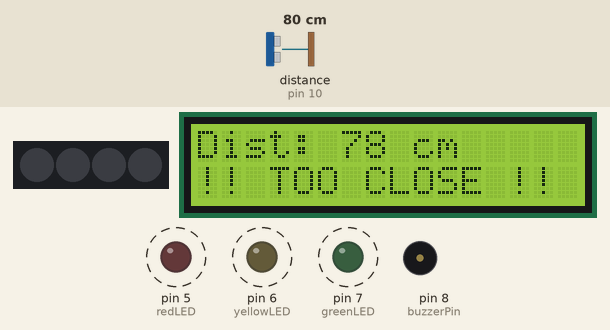
This sketch was run on a simulated Arduino Uno, built with avr-gcc and run on an emulated ATmega328P. On the bench: 4 RGB LEDs in strip order, left to right, 16×2 character LCD, output pins drawn as LEDs (lit = HIGH), buzzer (waves = sounding). Wiring (inferred from the names in the program): ultrasonic range finder: trigger pin 9; echo pin 10. Dashed ring = blinking. Inputs (shaded band) come from the test bench; at power-on: distance to the obstacle (sensor on pin 10) 80 cm. The echo pulse lasts 58.3 µs per cm; dim RGB values are drawn brighter than linear; pins used as bus, display or sensor lines are not drawn; what the sketch prints to the serial monitor is not drawn.

Above: at 2.12 s.
2.3 s: distance to the obstacle (sensor on pin 10) set to 120 cm
At 2.94 s:
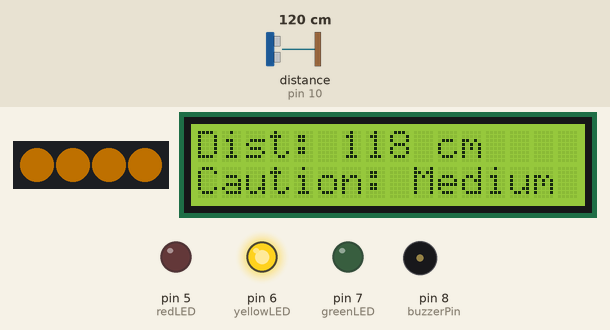
3.9 s: distance to the obstacle (sensor on pin 10) set to 169 cm
At 4.22 s:
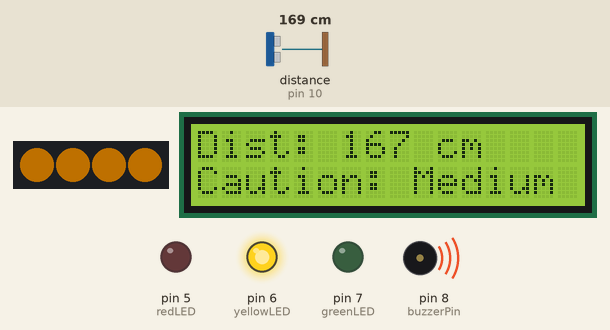
5.6 s: distance to the obstacle (sensor on pin 10) set to 176 cm
At 6.5 s:
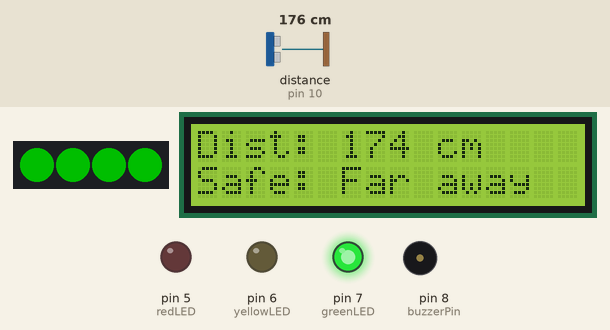
8.2 s: distance to the obstacle (sensor on pin 10) set to 2 cm
At 8.62 s:
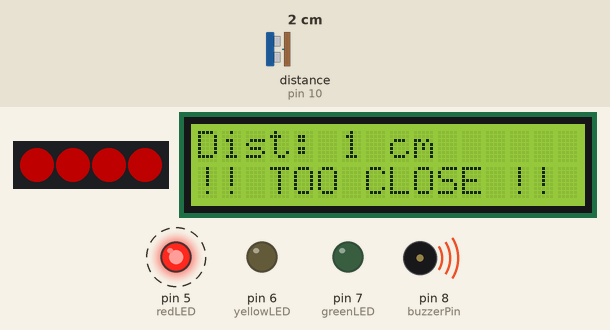
Timing chart, 0 to 12.3 s (numbered marks = the images above; inputs shaded):
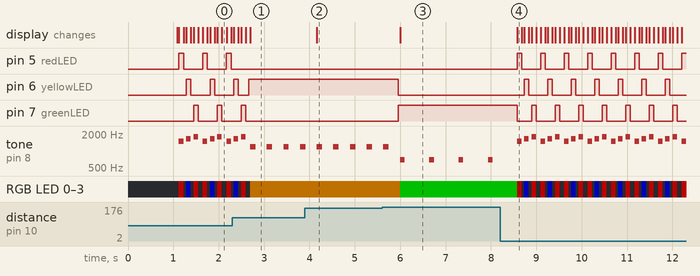

The sketch:

distance_indicator.ino
```cpp
#include <Adafruit_NeoPixel.h>
#include <Wire.h>
#include <LiquidCrystal_I2C.h>

const int trigPin = 9;
const int echoPin = 10;
const int redLED = 5;     // close
const int yellowLED = 6;  // mid
const int greenLED = 7;   // far
const int buzzerPin = 8;

// NeoPixel setup
#define NEOPIN 4
#define NUMPIXELS 4
Adafruit_NeoPixel strip(NUMPIXELS, NEOPIN, NEO_GRB + NEO_KHZ800);

// LCD setup PCF8574 I2C backpack, address 0x20 in Tinkercad
LiquidCrystal_I2C lcd(0x20, 16, 2);

// Distance (cm)
const int closeDist = 100;  // red LED + police flash
const int midDist   = 170;  // yellow LED: up to 170 cm
const int farDist    = 300; // green LED: up to 300 cm, beyond this = nothing detected

void setup() {
  pinMode(trigPin, OUTPUT);
  pinMode(echoPin, INPUT);
  pinMode(redLED, OUTPUT);
  pinMode(yellowLED, OUTPUT);
  pinMode(greenLED, OUTPUT);
  pinMode(buzzerPin, OUTPUT);

  strip.begin();
  strip.show(); // start with all pixels off
  strip.setBrightness(80);

  lcd.init();
  lcd.backlight();
  lcd.setCursor(0, 0);
  lcd.print("Reverse Parking");
  delay(1000);
  lcd.clear();

  Serial.begin(9600);
}

long getDistance() {
  digitalWrite(trigPin, LOW);
  delayMicroseconds(2);
  digitalWrite(trigPin, HIGH);
  delayMicroseconds(10);
  digitalWrite(trigPin, LOW);
  long duration = pulseIn(echoPin, HIGH);
  long distance = duration * 0.034 / 2;
  return distance;
}

void setStripColor(uint8_t r, uint8_t g, uint8_t b) {
  for (int i = 0; i < NUMPIXELS; i++) {
    strip.setPixelColor(i, strip.Color(r, g, b));
  }
  strip.show();
}

void updateLCD(long distance, String status) {
  lcd.setCursor(0, 0);
  lcd.print("Dist: ");
  lcd.print(distance);
  lcd.print(" cm   ");
  lcd.setCursor(0, 1);
  lcd.print(status);
  lcd.print("        ");
}

void policeFlash(long distance) {
  updateLCD(distance, "!! TOO CLOSE !!");

  // Flash 1: red LED + red strip
  digitalWrite(redLED, HIGH);
  digitalWrite(yellowLED, LOW);
  digitalWrite(greenLED, LOW);
  setStripColor(255, 0, 0);
  tone(buzzerPin, 1500);
  delay(100);
  noTone(buzzerPin);
  digitalWrite(redLED, LOW);
  setStripColor(0, 0, 0);
  delay(60);

  // Flash 2: yellow LED + blue strip (classic police contrast)
  digitalWrite(yellowLED, HIGH);
  setStripColor(0, 0, 255);
  tone(buzzerPin, 1650);
  delay(100);
  noTone(buzzerPin);
  digitalWrite(yellowLED, LOW);
  setStripColor(0, 0, 0);
  delay(60);

  // Flash 3: green LED + red strip again
  digitalWrite(greenLED, HIGH);
  setStripColor(255, 0, 0);
  tone(buzzerPin, 1800);
  delay(100);
  noTone(buzzerPin);
  digitalWrite(greenLED, LOW);
  setStripColor(0, 0, 0);
  delay(60);
}

void loop() {
  long distance = getDistance();
  Serial.print("Distance: ");
  Serial.print(distance);
  Serial.println(" cm");

  if (distance > 0 && distance <= closeDist) {
    // CLOSE: police-style flash + LCD alert
    policeFlash(distance);

  } else {
    // Not close - make sure flashing stops and LEDs reset
    digitalWrite(redLED, LOW);
    digitalWrite(yellowLED, LOW);
    digitalWrite(greenLED, LOW);
    noTone(buzzerPin);

    if (distance <= midDist) {
      // MID: yellow LED + yellow strip + moderate beep
      digitalWrite(yellowLED, HIGH);
      setStripColor(255, 150, 0);
      updateLCD(distance, "Caution: Medium");
      tone(buzzerPin, 1200);
      delay(120);
      noTone(buzzerPin);
      delay(200);

    } else if (distance <= farDist) {
      // FAR: green LED + green strip + slow, low beep
      digitalWrite(greenLED, HIGH);
      setStripColor(0, 255, 0);
      updateLCD(distance, "Safe: Far away");
      tone(buzzerPin, 700);
      delay(100);
      noTone(buzzerPin);
      delay(500);

    } else {
      // Out of range - strip off
      setStripColor(0, 0, 0);
      updateLCD(distance, "No object found");
    }
  }
}
```

Measured:
- the behaviour switches between 172 and 173 cm on distance to the obstacle (sensor on pin 10) (found by bisection; images 2 and 3)
- after the input at 2.3 s, pin 5 (redLED): stops changing and stays LOW; pin 7 (greenLED): goes on until 2.6 s, then stays LOW; the display: first differs from a run without the input after 0.40 s (image 1)
- after the input at 3.9 s, the display: changes after 0.26 s (image 2)
- after the input at 5.6 s, pin 6 (yellowLED): HIGH → LOW after 0.36 s; pin 7 (greenLED): LOW → HIGH after 0.36 s; RGB LED 0–3: RGB(80, 47, 0) → RGB(0, 80, 0) after 0.40 s; the display: changes after 0.40 s (image 3)
- after the input at 8.2 s, pin 5 (redLED): alternates HIGH for 0.10 s and LOW for 0.42 s, starting after 0.38 s; pin 6 (yellowLED): alternates HIGH for 0.10 s and LOW for 0.42 s, starting after 0.54 s
- by itself, pin 5 (redLED), pin 7 (greenLED): alternates HIGH for 0.10 s and LOW for 0.42 s
- by itself, tone on pin 8 (buzzerPin): repeats every 0.52 s: silent 0.06 s, 1650 Hz 0.10 s, silent 0.06 s, 1800 Hz 0.10 s, silent 0.10 s, 1500 Hz 0.10 s
